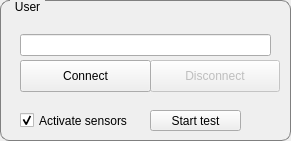
   <widget class="QGroupBox" name="groupBox_7">
    <property name="geometry">
     <rect>
      <x>30</x>
      <y>10</y>
      <width>291</width>
      <height>141</height>
     </rect>
    </property>
    <property name="styleSheet">
     <string notr="true">QGroupBox {
	border: 1px solid gray;
	border-radius: 9px;
	margin-top: 0.5em;
}

QGroupBox::title {
    subcontrol-origin: margin;
    left: 10px;
    padding: 0 3px 0 3px;
}
</string>
    </property>
    <property name="title">
     <string>User</string>
    </property>
    <widget class="QLineEdit" name="txtPort">
     <property name="geometry">
      <rect>
       <x>20</x>
       <y>34</y>
       <width>251</width>
       <height>22</height>
      </rect>
     </property>
    </widget>
    <widget class="QPushButton" name="btnDisconnect">
     <property name="enabled">
      <bool>false</bool>
     </property>
     <property name="geometry">
      <rect>
       <x>150</x>
       <y>60</y>
       <width>130</width>
       <height>32</height>
      </rect>
     </property>
     <property name="text">
      <string>Disconnect</string>
     </property>
    </widget>
    <widget class="QPushButton" name="btnConnect">
     <property name="enabled">
      <bool>true</bool>
     </property>
     <property name="geometry">
      <rect>
       <x>20</x>
       <y>60</y>
       <width>131</width>
       <height>32</height>
      </rect>
     </property>
     <property name="text">
      <string>Connect</string>
     </property>
    </widget>
    <widget class="QCheckBox" name="chkSensors">
     <property name="geometry">
      <rect>
       <x>20</x>
       <y>110</y>
       <width>141</width>
       <height>21</height>
      </rect>
     </property>
     <property name="text">
      <string>Activate sensors</string>
     </property>
     <property name="checked">
      <bool>true</bool>
     </property>
    </widget>
    <widget class="QPushButton" name="btnTest">
     <property name="enabled">
      <bool>true</bool>
     </property>
     <property name="geometry">
      <rect>
       <x>150</x>
       <y>110</y>
       <width>91</width>
       <height>21</height>
      </rect>
     </property>
     <property name="text">
      <string>Start test</string>
     </property>
    </widget>
   </widget>
